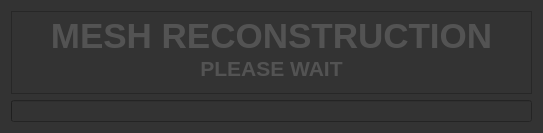
<?xml version="1.0" encoding="UTF-8"?>
<ui version="4.0">
 <class>GNG3DILoadingWidget</class>
 <widget class="QWidget" name="GNG3DILoadingWidget">
  <property name="geometry">
   <rect>
    <x>0</x>
    <y>0</y>
    <width>543</width>
    <height>133</height>
   </rect>
  </property>
  <property name="sizePolicy">
   <sizepolicy hsizetype="Fixed" vsizetype="Fixed">
    <horstretch>0</horstretch>
    <verstretch>0</verstretch>
   </sizepolicy>
  </property>
  <property name="minimumSize">
   <size>
    <width>400</width>
    <height>100</height>
   </size>
  </property>
  <property name="windowTitle">
   <string>Form</string>
  </property>
  <property name="styleSheet">
   <string notr="true">background: #333333;
color: #ffffff;</string>
  </property>
  <layout class="QGridLayout" name="gridLayout_2">
   <item row="1" column="0">
    <layout class="QGridLayout" name="gridLayout">
     <item row="1" column="4">
      <widget class="QProgressBar" name="progress">
       <property name="sizePolicy">
        <sizepolicy hsizetype="Expanding" vsizetype="Fixed">
         <horstretch>0</horstretch>
         <verstretch>0</verstretch>
        </sizepolicy>
       </property>
       <property name="value">
        <number>0</number>
       </property>
       <property name="textVisible">
        <bool>false</bool>
       </property>
       <property name="invertedAppearance">
        <bool>false</bool>
       </property>
       <property name="textDirection">
        <enum>QProgressBar::TopToBottom</enum>
       </property>
      </widget>
     </item>
    </layout>
   </item>
   <item row="0" column="0">
    <widget class="QTextEdit" name="textEdit">
     <property name="html">
      <string>&lt;!DOCTYPE HTML PUBLIC &quot;-//W3C//DTD HTML 4.0//EN&quot; &quot;http://www.w3.org/TR/REC-html40/strict.dtd&quot;&gt;
&lt;html&gt;&lt;head&gt;&lt;meta name=&quot;qrichtext&quot; content=&quot;1&quot; /&gt;&lt;style type=&quot;text/css&quot;&gt;
p, li { white-space: pre-wrap; }
&lt;/style&gt;&lt;/head&gt;&lt;body style=&quot; font-family:'Sans Serif'; font-size:9pt; font-weight:400; font-style:normal;&quot;&gt;
&lt;p align=&quot;center&quot; style=&quot; margin-top:0px; margin-bottom:0px; margin-left:0px; margin-right:0px; -qt-block-indent:0; text-indent:0px;&quot;&gt;&lt;span style=&quot; font-size:26pt; font-weight:600; color:#535353;&quot;&gt;MESH RECONSTRUCTION&lt;/span&gt;&lt;/p&gt;
&lt;p align=&quot;center&quot; style=&quot; margin-top:0px; margin-bottom:0px; margin-left:0px; margin-right:0px; -qt-block-indent:0; text-indent:0px;&quot;&gt;&lt;span style=&quot; font-size:16pt; font-weight:600; color:#535353;&quot;&gt;PLEASE WAIT&lt;/span&gt;&lt;/p&gt;&lt;/body&gt;&lt;/html&gt;</string>
     </property>
     <property name="textInteractionFlags">
      <set>Qt::NoTextInteraction</set>
     </property>
    </widget>
   </item>
  </layout>
 </widget>
 <resources/>
 <connections/>
</ui>
